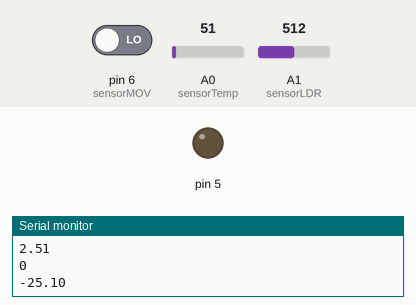
Recording of a sketch running on a simulated Arduino Uno, built with avr-gcc and run on an emulated ATmega328P. Shown: output pins drawn as LEDs (lit = HIGH), the last lines printed to the serial monitor. The inputs (shaded band) are chosen by the test bench; at power-on: pin 6 (sensorMOV) LOW, A0 (sensorTemp) = 51, A1 (sensorLDR) = 512.

Above: at 2.8 s.
2.9 s: pin 6 (sensorMOV) driven HIGH
At 5.0 s:
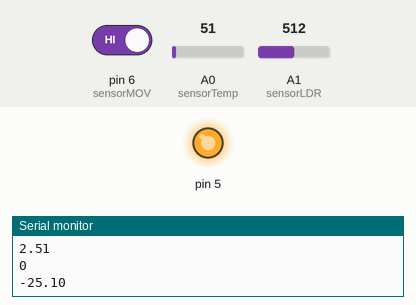
8.9 s: pin 6 (sensorMOV) driven LOW
At 10.9 s:
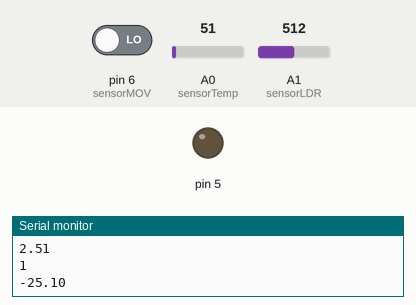
Timing chart, 0 to 12.4 s (numbered marks = the images above; inputs shaded):
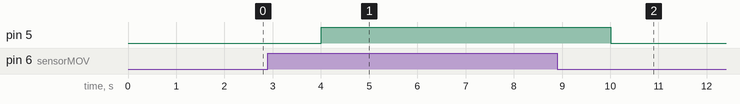

Measured:
- after the input at 2.9 s, pin 5: LOW → HIGH after 1.1 s
- after the input at 8.9 s, pin 5: HIGH → LOW after 1.1 s

The sketch:

Sensores_Arduino.ino
```cpp
//declaramos los pines donde estar conectado cada sensor
const int sensorTemp = A0;
const int sensorLDR = A1;
const int sensorMOV = 6; //el de movimiento es digital
//el sensor de movmiento devuelve 0 si no hay movmiento y 1 si si lo hay.

int valor_actual_ldr;
int valor_actual_temp;
int valor_actual_mov;

void setup()
{
  //iniciacion del puerto serial
  Serial.begin(9600);

  valor_actual_ldr = 0;
  valor_actual_temp = 0;
  valor_actual_mov = 0;

  //Iniciacion pin del sensor de movimiento:
  pinMode(sensorMOV, INPUT);
  pinMode(5, OUTPUT);

}

void loop()
{
  //leemos los valores de cada sensor y lo asignamos a una variable
  int sensorVal_temp;
  int sensorVal_ldr;
  int sensorVal_mov;

  sensorVal_temp = analogRead(sensorTemp);
  sensorVal_ldr = analogRead(sensorLDR);
  sensorVal_mov = digitalRead(sensorMOV);
  /*
  Serial.print(" El valor del sensor en bruto: ");
  Serial.println(sensorVal);

  Serial.print("Valor del sensor MOV: ");
  Serial.println(sensorVal_mov);
  */
  //Convertir la ADC a voltage

  float voltaje_ldr = sensorVal_ldr *0.0049;
  float voltaje_temp = (sensorVal_temp/1024.0) * 5.0;

  //convertimos a grados el voltaje de la temperatura:
  float temp = (sensorVal_temp *5.0 *100.0)/1024.0; //temperatura en centigrados


  //solo escriberemos por pantalla en caso de que se produzca un cambio
  if(voltaje_ldr != valor_actual_ldr || temp != valor_actual_temp || sensorVal_mov != valor_actual_mov)
  {
    valor_actual_ldr = voltaje_ldr;
    valor_actual_temp = temp;
    valor_actual_mov = sensorVal_mov;
    if(sensorVal_mov == 1){
    digitalWrite(5, HIGH);
    }
    // actualizamos el nuevo valor
    //escribimos en el puerto serial los resultados:
    delay(500);
    Serial.println(temp - 50.0);
    delay(500);
    Serial.println(voltaje_ldr);
    delay(500);
    Serial.println(sensorVal_mov);
    delay(500);

  }
  digitalWrite(5, LOW);
}
```
